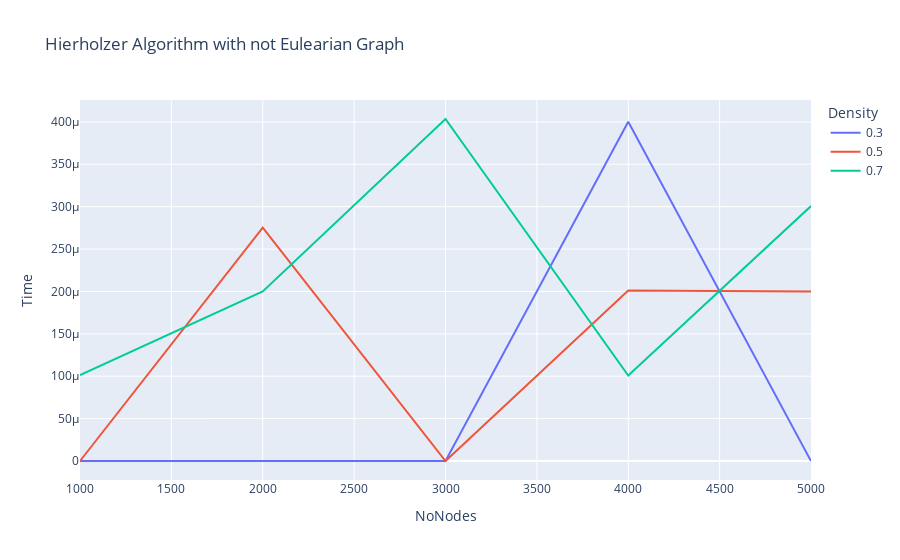

Notebook code cell kept with this figure:
### Code cell
showGraph(df, title="Hierholzer Algorithm with not Eulearian Graph", xLabel="NoNodes")

### Figure 1 — Plotly figure (JSON) as saved in the notebook; plotly's stock layout.template omitted (floating-point values rounded to 4 significant figures)
{"data": [{"hovertemplate": "Density=0.3<br>NoNodes=%{x}<br>Time=%{y}<extra></extra>", "legendgroup": "0.3", "line": {"color": "#636efa", "dash": "solid"}, "marker": {"symbol": "circle"}, "mode": "lines", "name": "0.3", "orientation": "v", "showlegend": true, "type": "scatter", "x": [1000, 2000, 3000, 4000, 5000], "xaxis": "x", "y": [0, 0, 0, 0.0004002, 0], "yaxis": "y"}, {"hovertemplate": "Density=0.5<br>NoNodes=%{x}<br>Time=%{y}<extra></extra>", "legendgroup": "0.5", "line": {"color": "#EF553B", "dash": "solid"}, "marker": {"symbol": "circle"}, "mode": "lines", "name": "0.5", "orientation": "v", "showlegend": true, "type": "scatter", "x": [1000, 2000, 3000, 4000, 5000], "xaxis": "x", "y": [0, 0.0002751, 0, 0.000201, 0.0002], "yaxis": "y"}, {"hovertemplate": "Density=0.7<br>NoNodes=%{x}<br>Time=%{y}<extra></extra>", "legendgroup": "0.7", "line": {"color": "#00cc96", "dash": "solid"}, "marker": {"symbol": "circle"}, "mode": "lines", "name": "0.7", "orientation": "v", "showlegend": true, "type": "scatter", "x": [1000, 2000, 3000, 4000, 5000], "xaxis": "x", "y": [0.0001012, 0.0001999, 0.0004034, 0.0001009, 0.0003007], "yaxis": "y"}], "layout": {"legend": {"title": {"text": "Density"}, "tracegroupgap": 0}, "title": {"text": "Hierholzer Algorithm with not Eulearian Graph"}, "xaxis": {"anchor": "y", "domain": [0, 1], "title": {"text": "NoNodes"}}, "yaxis": {"anchor": "x", "domain": [0, 1], "title": {"text": "Time"}}}}
